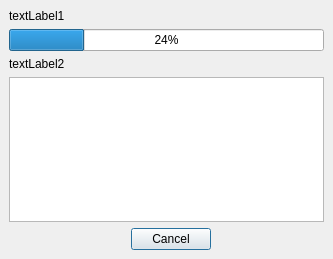
<ui version="4.0" >
 <class>zmodemDialog</class>
 <widget class="QDialog" name="zmodemDialog" >
  <property name="geometry" >
   <rect>
    <x>0</x>
    <y>0</y>
    <width>333</width>
    <height>259</height>
   </rect>
  </property>
  <property name="windowTitle" >
   <string>Zmodem Status</string>
  </property>
  <layout class="QGridLayout" >
   <property name="margin" >
    <number>9</number>
   </property>
   <property name="spacing" >
    <number>6</number>
   </property>
   <item row="0" column="0" colspan="3" >
    <widget class="QLabel" name="labelFileName" >
     <property name="sizePolicy" >
      <sizepolicy vsizetype="Minimum" hsizetype="Expanding" >
       <horstretch>0</horstretch>
       <verstretch>0</verstretch>
      </sizepolicy>
     </property>
     <property name="text" >
      <string>textLabel1</string>
     </property>
    </widget>
   </item>
   <item row="4" column="0" >
    <spacer>
     <property name="orientation" >
      <enum>Qt::Horizontal</enum>
     </property>
     <property name="sizeType" >
      <enum>QSizePolicy::Expanding</enum>
     </property>
     <property name="sizeHint" stdset="0" >
      <size>
       <width>121</width>
       <height>20</height>
      </size>
     </property>
    </spacer>
   </item>
   <item row="4" column="2" >
    <spacer>
     <property name="orientation" >
      <enum>Qt::Horizontal</enum>
     </property>
     <property name="sizeType" >
      <enum>QSizePolicy::Expanding</enum>
     </property>
     <property name="sizeHint" stdset="0" >
      <size>
       <width>111</width>
       <height>20</height>
      </size>
     </property>
    </spacer>
   </item>
   <item row="4" column="1" >
    <widget class="QPushButton" name="buttonCancel" >
     <property name="text" >
      <string>Cancel</string>
     </property>
    </widget>
   </item>
   <item row="3" column="0" colspan="3" >
    <widget class="QTextBrowser" name="textBrowser" />
   </item>
   <item row="2" column="0" colspan="3" >
    <widget class="QLabel" name="labelStatus" >
     <property name="sizePolicy" >
      <sizepolicy vsizetype="Preferred" hsizetype="Expanding" >
       <horstretch>0</horstretch>
       <verstretch>0</verstretch>
      </sizepolicy>
     </property>
     <property name="text" >
      <string>textLabel2</string>
     </property>
    </widget>
   </item>
   <item row="1" column="0" colspan="3" >
    <widget class="QProgressBar" name="pbProgress" >
     <property name="value" >
      <number>24</number>
     </property>
     <property name="orientation" >
      <enum>Qt::Horizontal</enum>
     </property>
    </widget>
   </item>
  </layout>
 </widget>
 <layoutdefault spacing="6" margin="11" />
 <resources/>
 <connections/>
</ui>
